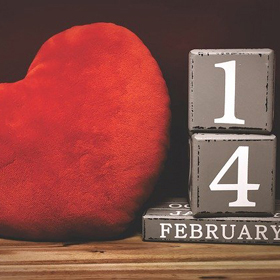
#> input picture images/dct.jpg, 280 x 280 px, found by its file name
$ python dct_filtering_class.py
#> lines starting #> are read from the running program, lines starting #| are printed output that depends on the picture
import numpy as np, cv2

def dct_filtering(img, filter,M, N):
    dst = np.empty(img.shape, np.float32)
    for i in range(0, img.shape[0],M):
        for j in range(0, img.shape[1],N):
            block = img[i: i+M, j:j+N]
            dct_block = cv2.dct(block.astype('float32'))
            dct_block = dct_block * filter
           # idct_block = cv2.dct(dct_block, flags = cv2.DCT_INVERSE)
            dst[i: i+M, j:j+N] = cv2.dct(dct_block, flags=cv2.DCT_INVERSE)

    return cv2.convertScaleAbs(dst)

image = cv2.imread("C:/IMAGEPROCESSING/images/dct.jpg", cv2.IMREAD_GRAYSCALE)
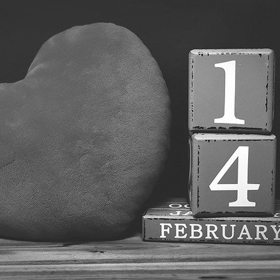
#> image: shape (280, 280); min 16, max 255, mean 96.2
M, N = 8,8
filters = [np.zeros((M,N),np.float32)for i in range(5)]
titles = ['DC Pass','High Pass','Low Pass','Vertical Pass', 'Horizontal Pass']

filters[0][0,0]=1 #DC Pass
filters[1][:], filters[2][0,0] =1,0 #High Pass
filters[2][:M//2, :N//2] =1 #Low Pass
filters[3][0, 1:] =1 #Vertical Pass
filters[4][1:, 0] =1 #Horizontal Pass

for filter, title in zip(filters, titles):
    dst = dct_filtering(image, filter, M,N)
    cv2.imshow(title, dst)
#> this loop made 5 passes
#> pass 1, `dst = dct_filtering(image, filter, M,N)`:
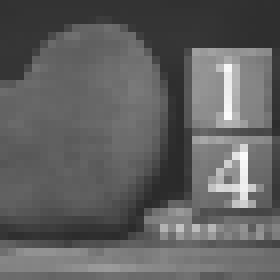
#> dst: shape (280, 280); min 42, max 251, mean 96.2
#> pass 3, `dst = dct_filtering(image, filter, M,N)`:
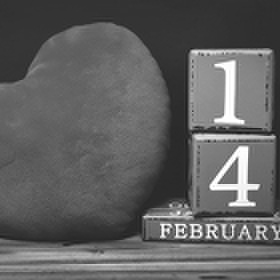
#> dst: shape (280, 280); min 20, max 255, mean 96.2

cv2.imshow("image",image)
cv2.waitKey(0)

$ run again, with images/affine1.jpg copied over images/dct.jpg
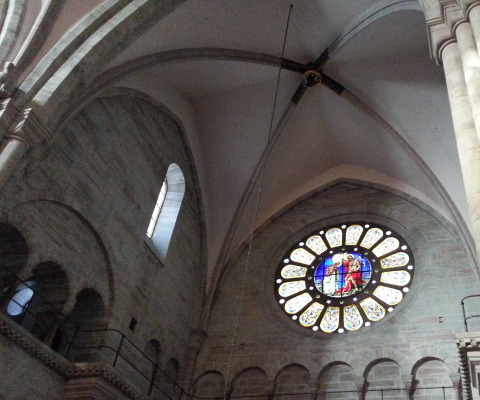
#> input picture images/affine1.jpg, 480 x 400 px, found by its file name
#> the loop `for filter, title in zip(filters, titles):` made 5 passes
#> pass 1, `dst = dct_filtering(image, filter, M,N)`:
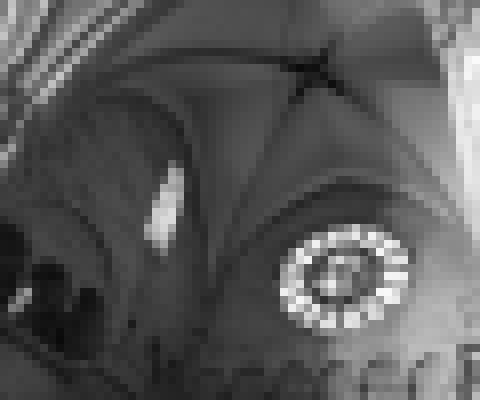
#> dst: shape (400, 480); min 10, max 250, mean 88.3
#> pass 3, `dst = dct_filtering(image, filter, M,N)`:
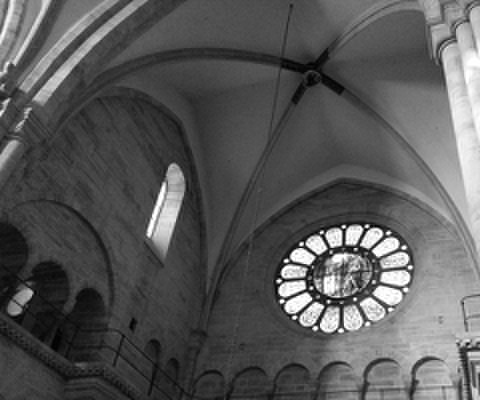
#> dst: shape (400, 480); min 0, max 255, mean 88.3
